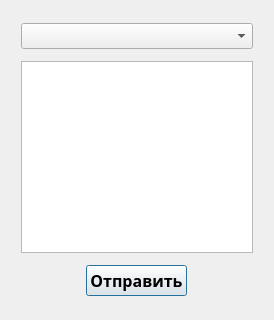
<?xml version="1.0" encoding="UTF-8"?>
<ui version="4.0">
 <class>Dialog</class>
 <widget class="QDialog" name="Dialog">
  <property name="geometry">
   <rect>
    <x>0</x>
    <y>0</y>
    <width>274</width>
    <height>320</height>
   </rect>
  </property>
  <property name="sizePolicy">
   <sizepolicy hsizetype="Fixed" vsizetype="Fixed">
    <horstretch>0</horstretch>
    <verstretch>0</verstretch>
   </sizepolicy>
  </property>
  <property name="minimumSize">
   <size>
    <width>274</width>
    <height>320</height>
   </size>
  </property>
  <property name="maximumSize">
   <size>
    <width>274</width>
    <height>320</height>
   </size>
  </property>
  <property name="windowTitle">
   <string>Support</string>
  </property>
  <property name="styleSheet">
   <string notr="true">* {
border: none;
background-color: transparent;
color: transparent;
padding: 0;
margin: 0;
color: #fff;
}

QComboBox QAbstractItemView
{
selection-background-color: #088572;
background-color: #173B49;
}

QComboBox{
margin-left: 5px;
}

#centralWidget{
background-color: #088572;
border-radius: 20px;
}

QDialog{
background-color: #0D0D15;
}

#mainBody &gt; QLineEdit, #mainBody_2 &gt; QLineEdit, #email{
background-color: #0D0D15;
padding: 5px;
border-radius: 10px;
}

#sendBtn{
text-align: center;
width: 180px;
padding: 5px 10px 5px 10px;
}

#sendBtn:hover{
background-color: #173B49;
border-radius: 10px;
}

#sendBtn:pressed{
border: 3px solid #0D0D15;
font-weight: bold;
background-color:#0D0D15;
}
</string>
  </property>
  <layout class="QHBoxLayout" name="horizontalLayout">
   <item>
    <widget class="QWidget" name="centralWidget" native="true">
     <property name="sizePolicy">
      <sizepolicy hsizetype="Expanding" vsizetype="MinimumExpanding">
       <horstretch>0</horstretch>
       <verstretch>0</verstretch>
      </sizepolicy>
     </property>
     <property name="minimumSize">
      <size>
       <width>0</width>
       <height>0</height>
      </size>
     </property>
     <layout class="QVBoxLayout" name="verticalLayout_20">
      <property name="spacing">
       <number>10</number>
      </property>
      <property name="leftMargin">
       <number>10</number>
      </property>
      <property name="topMargin">
       <number>10</number>
      </property>
      <property name="rightMargin">
       <number>10</number>
      </property>
      <property name="bottomMargin">
       <number>10</number>
      </property>
      <item>
       <widget class="QComboBox" name="themeEdit">
        <property name="font">
         <font>
          <family>Segoe UI Semilight</family>
          <pointsize>10</pointsize>
         </font>
        </property>
        <property name="cursor">
         <cursorShape>PointingHandCursor</cursorShape>
        </property>
        <property name="toolTip">
         <string/>
        </property>
        <property name="statusTip">
         <string/>
        </property>
        <property name="editable">
         <bool>false</bool>
        </property>
        <property name="currentText">
         <string/>
        </property>
        <property name="currentIndex">
         <number>-1</number>
        </property>
        <property name="sizeAdjustPolicy">
         <enum>QComboBox::AdjustToContentsOnFirstShow</enum>
        </property>
        <property name="placeholderText">
         <string>Тема обращения</string>
        </property>
        <item>
         <property name="text">
          <string>Предложение по улучшению</string>
         </property>
        </item>
        <item>
         <property name="text">
          <string>Вопрос в поддержку</string>
         </property>
        </item>
        <item>
         <property name="text">
          <string>Неисправность в работе программы</string>
         </property>
        </item>
        <item>
         <property name="text">
          <string extracomment="Подробнее в настройках">-без темы-</string>
         </property>
        </item>
       </widget>
      </item>
      <item>
       <widget class="QPlainTextEdit" name="textEdit">
        <property name="sizePolicy">
         <sizepolicy hsizetype="Expanding" vsizetype="Fixed">
          <horstretch>0</horstretch>
          <verstretch>0</verstretch>
         </sizepolicy>
        </property>
        <property name="minimumSize">
         <size>
          <width>0</width>
          <height>0</height>
         </size>
        </property>
        <property name="plainText">
         <string/>
        </property>
        <property name="placeholderText">
         <string>Напишите ваше обращение</string>
        </property>
       </widget>
      </item>
      <item alignment="Qt::AlignHCenter">
       <widget class="QPushButton" name="sendBtn">
        <property name="sizePolicy">
         <sizepolicy hsizetype="Expanding" vsizetype="Fixed">
          <horstretch>0</horstretch>
          <verstretch>0</verstretch>
         </sizepolicy>
        </property>
        <property name="font">
         <font>
          <family>Segoe UI Semibold</family>
          <pointsize>12</pointsize>
          <bold>true</bold>
         </font>
        </property>
        <property name="cursor">
         <cursorShape>PointingHandCursor</cursorShape>
        </property>
        <property name="text">
         <string>Отправить</string>
        </property>
       </widget>
      </item>
     </layout>
    </widget>
   </item>
  </layout>
 </widget>
 <resources>
  <include location="icon.qrc"/>
 </resources>
 <connections/>
</ui>
